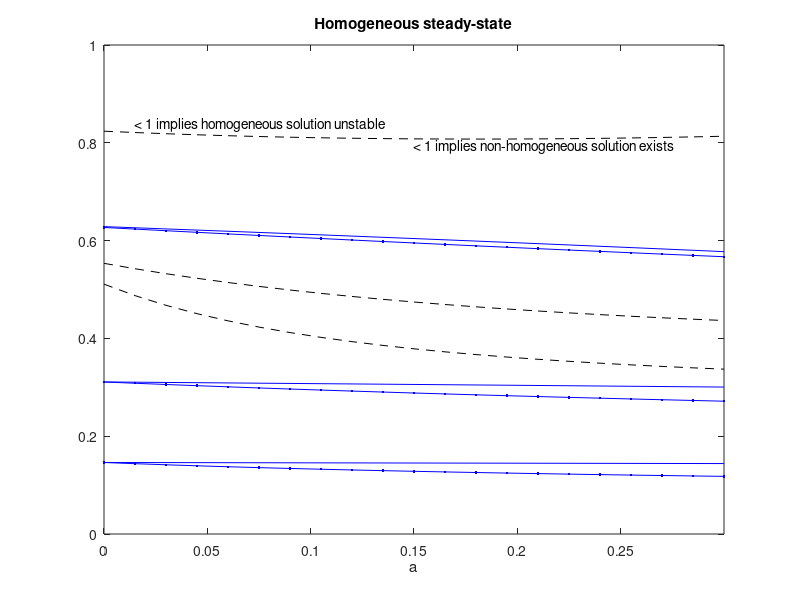

Write the MATLAB code that produced this figure. (Note: this script raises an error after producing the figure.)
%STATIONARY_BOUNDS Stationary analysis of Hes1.
%   This script analyses the stationary solution to Hes1@2 which,
%   since it is derived by (linear) stationary assumptions on Hes1@5,
%   gives results which are valid also in the latter case.
%
%   See also STATIONARY_STABILITY.

% S. Engblom 2024-07-09 (Revision)
% S. Engblom 2024-04-17

%% §1 estimates for N0 (= x0), the unique homogeneous stationary solution

% loop over range of parameters
k = 1; h = 4;
aa  = linspace(0.0,0.3,21)';
bb = [1e1 1e3 1e5];
x0 = zeros(numel(aa),numel(bb));
x1 = zeros(numel(aa),numel(bb),2);
opt = optimset('Display','off');
j = 0;
for b = bb
  j = j+1;
  i = 0;
  for a = aa'
    i = i+1;
    F = @(N)N.*(a+N.^k).*(1+b.*N.^h)-1;

    % upper bound for root
    % phi(N) > N*N^k*b*N^h-1 = 0
    uN(i,j) = b^(-1/(k+1+h));

    % lower bound for root
    % phi(N) < uN*(a+uN^k)*(1+b*N^h)-1 = 0
    lN(i,j) = ((1/uN(i,j)/(a+uN(i,j)^k)-1)/b)^(1/h);

    % find the root
    [x0(i,j),~,flag] = fzero(F,[lN(i,j) uN(i,j)],opt);
    if flag ~= 1, warning('Convergence issues.'); end
    
    % continue with the non-homogeneous roots
    f = @(x)1./(a+x.^k);
    g = @(x)1./(1+b*x.^h);
    F = @(N)[g(N(2))*f(N(1)); g(N(1))*f(N(2))]-N';
    [x1_,~,flag] = fsolve(F,[0.1 0.8],opt);
    if flag ~= 1, warning('Convergence issues.'); end
    x1(i,j,:) = reshape(x1_,1,1,2);
  end
end

% root
figure(1), clf,
plot(aa,x0,'b.-'); hold on,
title('Homogeneous steady-state');
xlabel('a');

% side test: expansion of the root x0 (see §7 at the end of this file)
eps_ = bb.^(-1/(k+h+1));
x0_ = arrayfun(@(a)polyval([(-a^2-1)/6 -a/3 1 0],eps_),aa, ...
               'UniformOutput',false);
x0_ = cat(1,x0_{:});
plot(aa,x0_,'b'); hold on,

% extra: upper and lower bounds of the root
% $$$ plot(aa,uN,'r');
% $$$ plot(aa,lN,'g');
% $$$ xlabel('a');
% $$$ for i = 1:numel(bb)
% $$$   text(aa(3),x0(3,i)-0.02,sprintf('b = %d',bb(i)));
% $$$ end

% homogeneous stationary solution unstable AND existence of 2-periodic
% stable solution provided this line is < 1:
f = @(x)1./(aa+x.^k);
g = @(x)1./(1+bb.*x.^h);
df = @(x)-k*x.^(k-1).*f(x).^2;
dg = @(x)-h*bb.*x.^(h-1).*g(x).^2;
% fg'-f'g < -1:
%bnd = f(x0).*dg(x0)-df(x0).*g(x0)+2;
% explicit dependence and somewhat nicer scaling:
bnd = h*bb.*x0.^h.\((1+bb.*x0.^h).*(1+k*x0.^(k+1).*(1+bb.*x0.^h)));
% (these relations are from Propositions 3.2 and 3.3)
plot(aa,bnd,'k--')
text(aa(end-10),bnd(end,1)-0.02,'< 1 implies non-homogeneous solution exists');
text(aa(2),bnd(end,1)+0.025,'< 1 implies homogeneous solution unstable');
axis([aa([1 end])' 0 1]);

% > 0 means non-homogeneous solution is stable
bnd = g(x1(:,:,1)).*g(x1(:,:,2)).*df(x1(:,:,1)).*df(x1(:,:,2))- ...
      g(x1(:,:,2)).*df(x1(:,:,1))- ...
      g(x1(:,:,1)).*df(x1(:,:,2))- ...
      dg(x1(:,:,1)).*dg(x1(:,:,2)).*f(x1(:,:,1)).*f(x1(:,:,2))+1;

%% §2 "pedagogical" figure for some suitable parameters
figure(2), clf, htl = tiledlayout(1,2); nexttile,
a = 1;
b = 10;
f = @(x)1./(a+x.^k);
g = @(x)1./(1+b*x.^h);
phi = @(x)f(x).*g(x);

x = linspace(0,1);
plot(x,phi(x),'r','linewidth',2); hold on,
plot(x,x,'b','HandleVisibility','off');
opt = optimset('Display','off','tolfun',1e-12,'tolx',1e-12);
F = @(N)phi(N)-N;
x0 = fzero(F,[0 1],opt);
plot(x0,x0,'ro','HandleVisibility','off');
legend('$\varphi$','Interpreter','latex');

% make this plot publishable
set(gcf,'defaultTextInterpreter','latex');
set(gca,'TickLabelInterpreter','latex');
set(gca,'xtick',[0 1],'ytick',[1],'fontsize',9);

%% §3 existence of 2-periodic solution (2-cell problem)
% 0 = D2f(N1)-N1 } N1/f(N1) = g(N2)
% 0 = g(N1)-D1   }
% 0 = D1f(N2)-N2 } N2/f(N2) = g(N1)
% 0 = g(N2)-D2   }

% parameters a bit shifted for visual purposes:
a = 0.1;
f = @(x)1./(a+x.^k);
g = @(x)1./(1+b*x.^h);

F = @(N)N.*(a+N.^k).*(1+b.*N.^h)-1;
x0 = fzero(F,[0 1],opt);

F = @(N)[g(N(2))*f(N(1)); g(N(1))*f(N(2))]-N';
x1 = fsolve(F,[0.1 0.8],opt);

% continue "pedagogical" figure, plotting to the right
nexttile,
plot(x,x,'b','HandleVisibility','off'); hold on,

% h(x) := x/f(x) = g(x) or x = invh(g(x)) =: gam1(x), search for root
% x in [0,1] of h(x) = g(x):
invh_ = @(y)fzero(@(x)x/f(x)-y,[0 1],opt); % scalar
gam1 = @(x)arrayfun(invh_,g(x)); % vectorized
gam2 = @(x)gam1(gam1(x));

plot(x,gam2(x),'b','LineWidth',2);
plot(x1,gam2(x1),'bo','HandleVisibility','off');
plot(x0,gam2(x0),'ro','HandleVisibility','off');
plot(x,gam1(x),'r--','LineWidth',2);
legend('$\gamma_2$','$\gamma$','Location','SE', ...
       'Interpreter','latex');

% make this plot publishable
set(gca,'TickLabelInterpreter','latex');
set(gca,'xtick',[0 1],'ytick',[],'fontsize',9);

set(gcf,'PaperPositionMode','auto');
set(gcf,'Position',[200 200 400 120]);
htl.Padding = 'compact';
htl.TileSpacing = 'compact';
%print -depsc ~/Desktop/fixpnt.eps

return;

%% §4 solving the limiting inequality directly
k = 1; h = 4;
X0 = @(a,b)fzero(@(N)N.*(a+N.^k).*(1+b.*N.^h)-1,[0 1],opt);
B0 = @(a)fsolve(@(b)(1+b*X0(a,b)^h)*(1+k*X0(a,b)^(k+1)*(1+b*X0(a,b)^h))- ...
                b*h*X0(a,b)^h,4.0,opt);
% b > B0(a) implies 2-periodic solution exists
a = linspace(0,2,21);
b0 = arrayfun(B0,a);
figure(3), clf,
plot(a,b0);
xlabel('a'); ylabel('b_0');
title('if b > b0(a), then non-homogeneous steady-state exists');

return;

%% §5 phase portrait in the (N1,N2)-plane
N1 = linspace(0,1,41);
N2 = linspace(0,1,39);
[N1_,N2_] = meshgrid(N1,N2);
% stationary in (D1,D2)
D1 = g(N1_);
D2 = g(N2_);
F1 = D2.*f(N1_)-N1_;
F2 = D1.*f(N2_)-N2_;

% normalize
d = sqrt(F1.^2+F2.^2);
F1 = F1./d;
F2 = F2./d;

figure(4), clf,
h = quiver(N1_,N2_,F1,F2,0.6);
hold on,
plot(x1,x1(end:-1:1),'bo','HandleVisibility','off');
plot(x0,x0,'ro','HandleVisibility','off');
axis([0 1 0 1]);

return;

%% §6 attempt to find more than one cyclic solution by varying (a,b,k,h)
figure(5); clf,
h1 = []; h2 = [];
k = 3; h = 5; a = 1; b = 1e2;

while 1
  f = @(x)1./(a+x.^k);
  g = @(x)1./(1+b*x.^h);
  invh_ = @(y)fzero(@(x)x/f(x)-y,[0 1],opt);
  gam1 = @(x)arrayfun(invh_,g(x));
  gam2 = @(x)gam1(gam1(x));

  delete(h1); delete(h2);
  plot(x,x,'k'); hold on,
  h1 = plot(x,gam2(x),'b');
  h2 = plot(x,gam1(x),'r--');
  key = input('a/A/b/B: ','s');
  switch key,
    case 'a', a = a/2
    case 'A', a = a*2
    case 'b', b = b/1.25
    case 'B', b = b*1.25
    otherwise, break;
  end
end
% (seems not doable!)

return;

%% §7 analytic expansion of x0 in terms of a and b

% 1 = x*(a+x^k)*(1+b*x^h)
%
% b*x^(k+h+1) = 1-a*x*(1+b*x^h)-x*(a+x^k)
syms a b eps_ x x_ c1 c2 c3 c4 c5

% solve for steady-state solutions as an expansion
k = 1; h = 4;
assume(eps_ > 0); % eps_ = b^(-1/(k+h+1));

g1 = @(x)b*x^(k+h+1);
g2 = @(x)1-a*x*(1+b*x^h)-x*(a+x^k);

n = 5;
x_ = 0;
for j = 1:n
  for i = 1:j
    x_ = series(simplify(eps_*g2(x_)^(1/(k+h+1))),eps_,'order',j);
  end
  c = simplify(coeffs(x_,eps_));
end

% conclusion: x0 ~ polyval([(-a^2-1)/6 -a/3 1 0],eps_) with eps_ =
% b^(-1/(k+h+1)) is considered small
